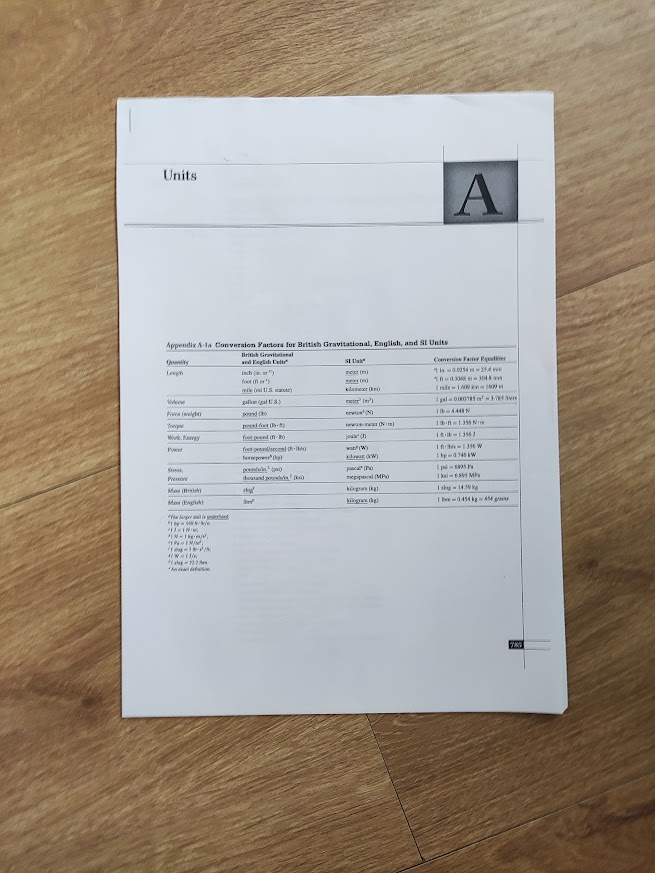
#> input picture Sample_Input/test.jpg, 655 x 873 px
$ python -i Doc_scanner_2.py   (imports and definitions only)
#> lines starting #> are read from the running program, lines starting #| are printed output that depends on the picture; after the words box and inside, x2 and y2 are one past the last pixel; in counts of white or black regions, pixels touching at a corner belong together
#> further down, picture is the input picture: shape (873, 655, 3); mean B, G, R 141.8, 153.5, 163.3


from skimage.filters import threshold_local
import matplotlib.pyplot as plt
import numpy as np
import cv2 as cv
def documentScan(img):
    def ploter(image,si=[12,12]):
        fig, ax = plt.subplots(figsize=si);ax.imshow(image,cmap='gray')
        ax.get_xaxis().set_visible(False);ax.get_yaxis().set_visible(False)
        plt.show()

    gray=cv.cvtColor(img,cv.COLOR_BGR2GRAY)
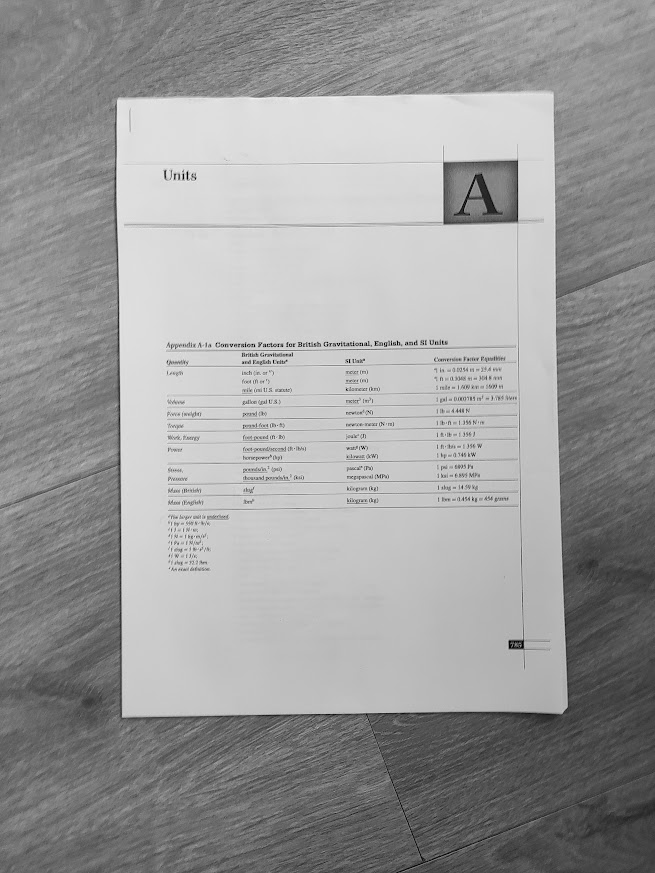
#> gray: shape (873, 655); min 1, max 244, mean 155.1
    nc,nr=gray.shape
#> nc = 873; nr = 655

    kernel = np.ones((5,5),np.uint8)
    dilation = cv.dilate(gray,kernel,iterations =5)
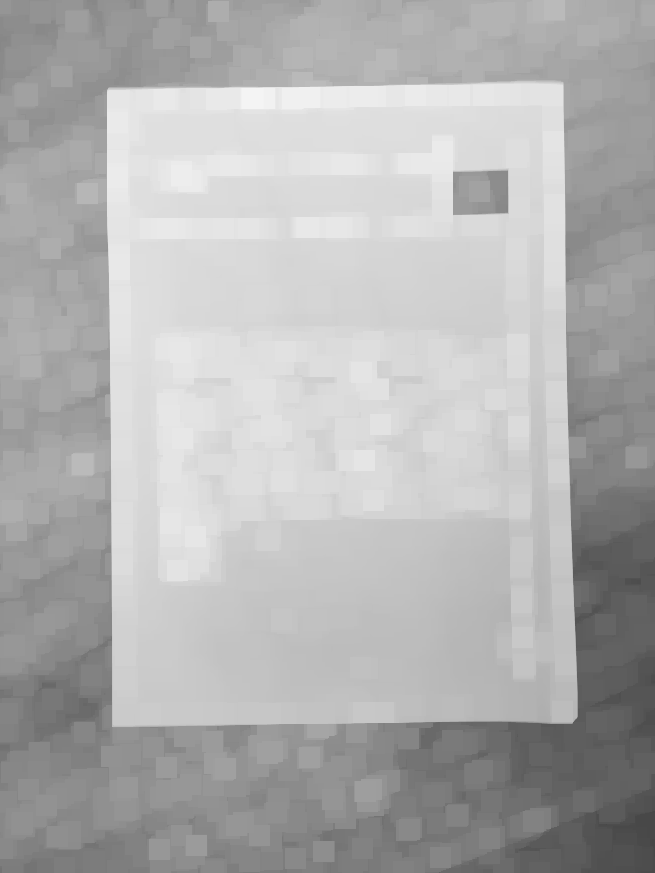
#> dilation: shape (873, 655); min 70, max 244, mean 177.4
    blur =cv.GaussianBlur(dilation,(3,3),0)
    blur= cv.erode(blur,kernel,iterations =5)
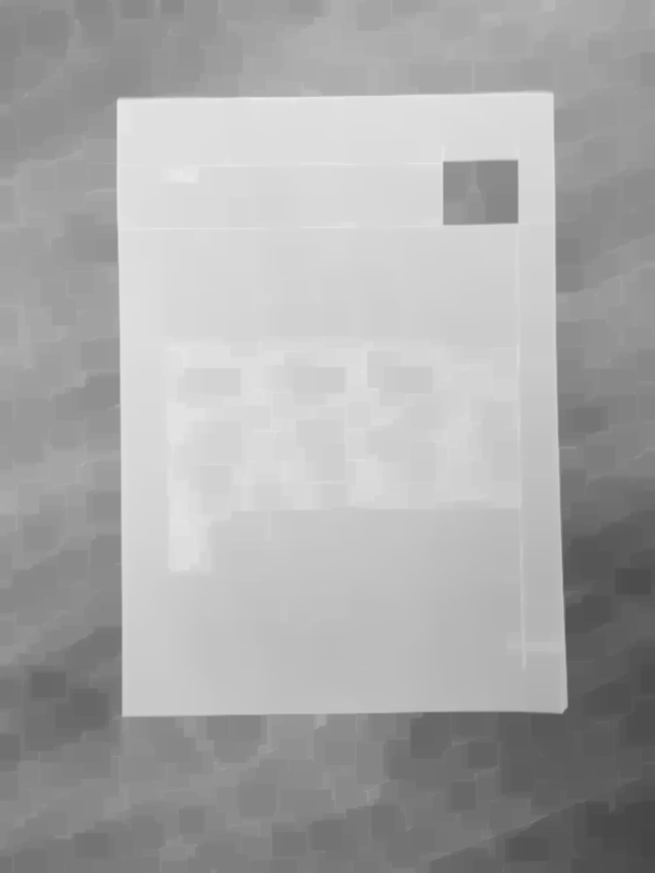
#> blur: shape (873, 655); min 70, max 237, mean 168.8

    edge=cv.Canny(blur,70,210)
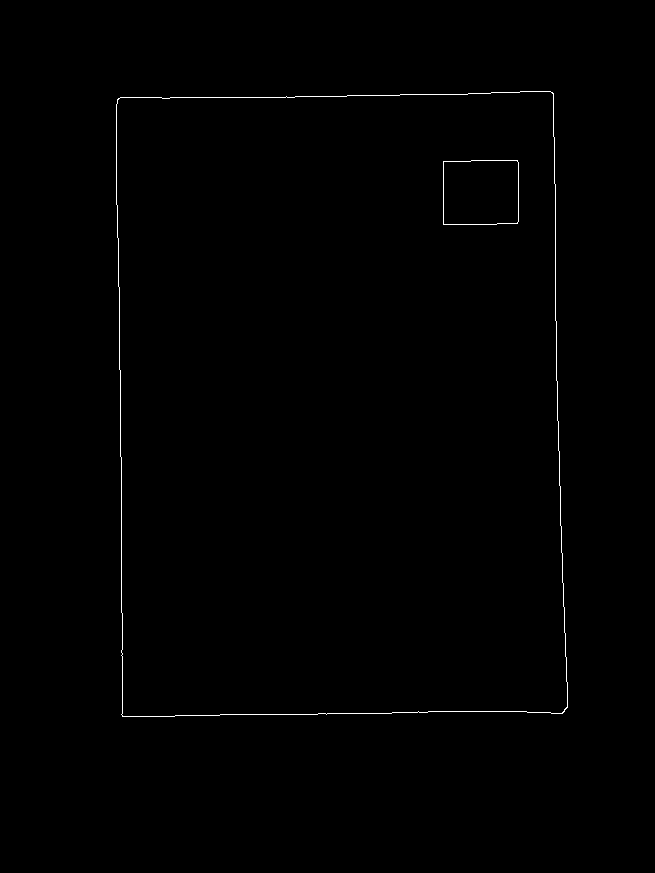
#> edge: shape (873, 655); 0.42% white in thin lines or dots, all inside (x1, y1, x2, y2) = (116, 91, 568, 717)
    ploter(edge)

    from itertools import combinations

    def getLineFunction(com):
        rho,theta=com
        a = np.cos(theta);b = np.sin(theta)
        x0 = a*rho;y0 = b*rho
        x1 = int(x0 + 1000*(-b));
        y1 = int(y0 + 1000*(a));
        x2 = int(x0 - 1000*(-b));
        y2 = int(y0 - 1000*(a));
        if(x2-x1!=0):
            mya=(y2-y1)/(x2-x1)
        else:
            mya=10000000000
        myb=y2-mya*x2
        return mya, myb

    def getLineDistance(a0,b0,a1,b1):
        sum1=0
        if((a0!=0)&(a1!=0)):
            for i in range(0,nc):
                sum1+=abs(((i-b0)/a0)-((i-b1)/a1))
        sum2=0;
        for i in range(0,nr):
            sum2+=abs((i*a0+b0)-(i*a1+b1))
        return min(sum1,sum2)

    t=100;j=0;c=0
    imgr=img.copy()
    while(j<8 and c<30):
        try:
            linesP=cv.HoughLines(edge,1,np.pi/180,t)
            j=linesP.shape[0]
        except:
            j=0
        c=c+1
        t=t-10
#> after the loop, c = 1; t = 90


    lines=linesP.reshape(linesP.shape[0],2)
#> lines = [[-113, 3.12], [719, 1.55], [-542, 3.11], [-551, 3.12], [101, 1.55], [97, 1.57], [121, 0], [555, 0], [711, 1.57], [116, 0]]
    t=0;c=0;lu=[]
    for l in lines:
        c=c+1;
        rho,theta=l
        for lt in lines[c:]:
            t=0
            if(lt[0]!=l[0]):
                rhot,thetat=lt
                k=abs(lt-l)<[50,0.5]

                if(k[0] and k[1]):
                    t=-1
                    break
        if(t==-1):
            continue
        a = np.cos(theta);b = np.sin(theta)
        x0 = a*rho;y0 = b*rho
        x1 = int(x0 + 1000*(-b));
        y1 = int(y0 + 1000*(a));
        x2 = int(x0 - 1000*(-b));
        y2 = int(y0 - 1000*(a))
        imgr=cv.line(imgr.copy(),(x1,y1),(x2,y2),(0,0,255),2)
        lu.append(l)
#> this loop made 10 passes
#> (rho, theta, a, b, x0, y0, x1, y1) on passes 1, 4, 6, 8, 9, 10: (-113, 3.12, -1, 0.0175, 113, -1.97, 95, -1001), (-551, 3.12, -1, 0.0175, 550.9, -9.62, 533, -1009), (97, 1.57, -4.37e-08, 1, -4.24e-06, 97, -1000, 96), (555, 0, 1, 0, 555, 0, 555, 1000), (711, 1.57, -4.37e-08, 1, -3.11e-05, 711, -1000, 710), (116, 0, 1, 0, 116, 0, 116, 1000)
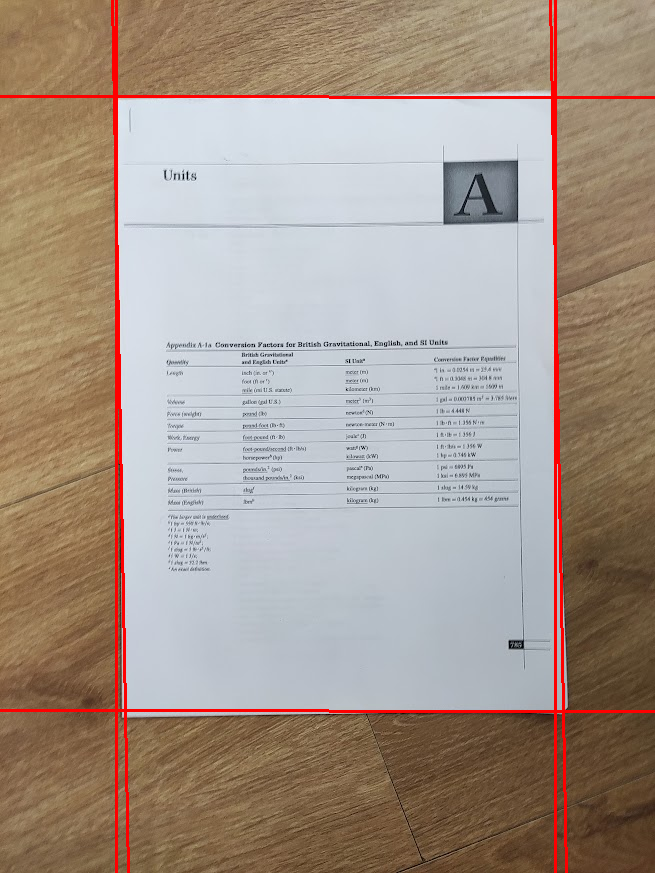
#> imgr: shape (873, 655, 3); mean B, G, R 138.7, 150.1, 165.6
#> after the loop, c = 10; lu = [[-113, 3.12], [-551, 3.12], [97, 1.57], [555, 0], [711, 1.57], [116, 0]]


    deleted=[];
    for item in list(combinations(lu,2)):
        if((list(item[0]) in deleted)| (list(item[1]) in deleted)):
            continue
        first=item[0][1]
        if(item[0][1]>(np.pi/2)):
            first=np.pi-item[0][1]
        second=item[1][1]
        if(item[1][1]>(np.pi/2)):
            second=np.pi-item[1][1]
        if(first-second<0.5):
            a0,b0=getLineFunction(item[0]);
            a1,b1=getLineFunction(item[1]);
            if(getLineDistance(a0,b0,a1,b1)<7500):
                deleted.append(list(item[0]))
#> this loop made 15 passes
#> item on passes 1, 2, 3, 4, 5, 6, 7, 11: ([-113, 3.12], [-551, 3.12]), ([-113, 3.12], [97, 1.57]), ([-113, 3.12], [555, 0]), ([-113, 3.12], [711, 1.57]), ([-113, 3.12], [116, 0]), ([-551, 3.12], [97, 1.57]), ([-551, 3.12], [555, 0]), ([97, 1.57], [711, 1.57])
#> item on passes 10, 12, 15: ([97, 1.57], [555, 0]), ([97, 1.57], [116, 0]), ([711, 1.57], [116, 0])
#> after the loop, deleted = [[-113, 3.12], [-551, 3.12]]

    fix=0
    for i in range(0,len(lu)):
        if(list(lu[i-fix]) in deleted):
            lu.pop(i-fix)
            fix+=1
#> this loop made 6 passes
#> fix on passes 1 to 2: 1, 2
#> after the loop, fix = 2; lu = [[97, 1.57], [555, 0], [711, 1.57], [116, 0]]
    ploter(imgr)
    lr=np.asarray(lu);
#> lr = [[97, 1.57], [555, 0], [711, 1.57], [116, 0]]
    j=np.reshape(lr,[lr.shape[0],1,2]);
#> j = [[97, 1.57], [555, 0], [711, 1.57], [116, 0]]


    imgt=img.copy()
    def intersection(line1, line2):
        rho1, theta1 = line1
        rho2, theta2 = line2
        A = np.array([[np.cos(theta1), np.sin(theta1)],[np.cos(theta2), np.sin(theta2)]])
        b = np.array([[rho1],[rho2]])
        x0,y0=(0,0)

        if(abs(theta1-theta2)>1.3):
            x0, y0 = np.linalg.solve(A, b)
            x0, y0 = int(np.round(x0)), int(np.round(y0))

            return [[x0, y0]]


    def intersections_finder(lines):
        intersections = []
        for i, g in enumerate(lines[:-1]):
            for g2 in lines[i+1:]:
                for line1 in g:
                    for line2 in g2:
                        if(intersection(line1, line2)):
                            intersections.append(intersection(line1, line2))
#> this loop made 3 passes
#> after the loop, intersections = [[[555, 97]], [[116, 97]], [[555, 711]], [[116, 711]]]
        return intersections

    intersections = intersections_finder(j)
    i=np.asarray(intersections).reshape(len(intersections),2)
#> i = [[555, 97], [116, 97], [555, 711], [116, 711]]
    best=[];
    bestmean=0;
    for item in list(combinations(i,4)):
        v=0;p=[]
        for it in item:
            if((it[0]<0 or it[1]<0) or (it[0]>imgt.shape[1] or it[1]>imgt.shape[0])):
                continue
            p.append(it);it=tuple(it)
        if(len(p)!=4):
            continue
        p=np.asarray(p)
        p = p.reshape(4,2)
        r= np.zeros((4,2), dtype="float32")
        s = np.sum(p, axis=1)
        r[0] = p[np.argmin(s)]
        r[2] = p[np.argmax(s)]
        d = np.diff(p, axis=1)
        r[1] = p[np.argmin(d)]
        r[3] = p[np.argmax(d)]
        (tl, tr, br, bl) =r
        if((tl[0]<tr[0])&(tr[1]<br[1])&(br[0]>bl[0])&(bl[1]>tl[1])):
            wA = np.sqrt((tl[0]-tr[0])**2 + (tl[1]-tr[1])**2 )
            wB = np.sqrt((bl[0]-br[0])**2 + (bl[1]-br[1])**2 )
            maxW = max(int(wA), int(wB))

            hA = np.sqrt((tl[0]-bl[0])**2 + (tl[1]-bl[1])**2 )
            hB = np.sqrt((tr[0]-br[0])**2 + (tr[1]-br[1])**2 )
            maxH = max(int(hA), int(hB))

            ds= np.array([[0,0],[maxW-1, 0],[maxW-1, maxH-1],[0, maxH-1]], dtype="float32")

            transformMatrix = cv.getPerspectiveTransform(r,ds)
            scan = cv.warpPerspective(gray, transformMatrix, (maxW, maxH))

            if(bestmean<scan.mean()):
                best=scan
                bestmean=scan.mean()
#> this loop made 1 pass
#> (v, s, d, wA, wB, maxW) on pass 1: (0, [652, 213, 1266, 827], [-458, -19, 156, 595], 439, 439, 439)
#> pass 1, in documentScan, `scan = cv.warpPerspective(gray, transformMatrix, (maxW, maxH))`:
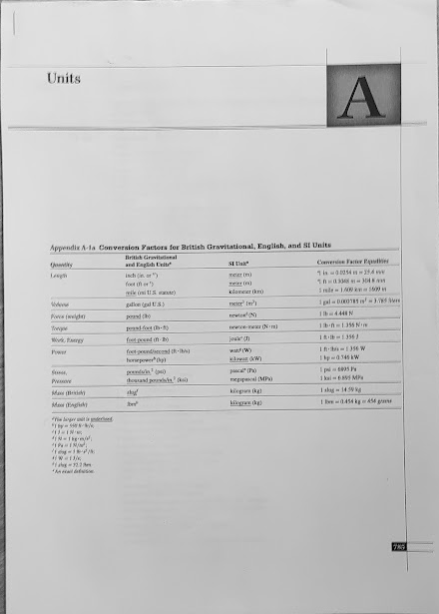
#> scan: shape (614, 439); min 1, max 244, mean 198.4
#> after the loop, bestmean = 198.4

    ploter(best)
    return img

>>> import cv2
>>> picture = cv2.imread('Sample_Input/test.jpg')
>>> result = documentScan(picture)
